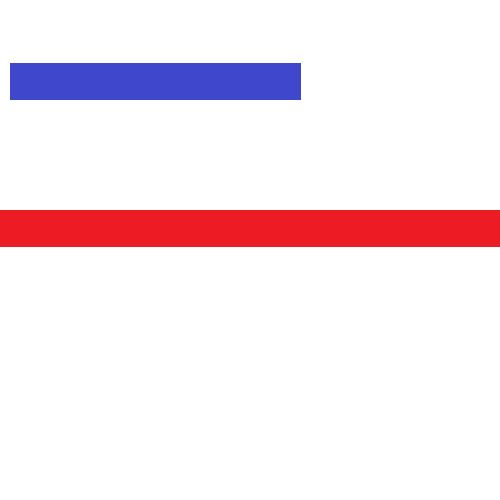
#> input picture crack_horiz_above.png, 500 x 500 px, found by its file name
$ python crack_detection.py   (older library calls are emulated)
#> lines starting #> are read from the running program, lines starting #| are printed output that depends on the picture; after the words box and inside, x2 and y2 are one past the last pixel; in counts of white or black regions, pixels touching at a corner belong together
# [42 lines of commented-out code are left out]
from scipy.spatial import distance as dist
from imutils import perspective
from imutils import contours
import numpy as np
import argparse
import imutils
import cv2

img = cv2.imread('crack_horiz_above.PNG')  # read from file
#> img is the input picture: shape (500, 500, 3); mean B, G, R 236.6, 230.3, 245.4
# cv2.namedWindow("crack", 0)
# cv2.resizeWindow("crack", 800,600)

IMG_HEIGHT = len(img)
#> IMG_HEIGHT = 500
IMG_WIDTH = len(img[0])
#> IMG_WIDTH = 500

def midpoint(ptA, ptB):
    return ((ptA[0] + ptB[0]) * 0.5, (ptA[1] + ptB[1]) * 0.5)

# load the image, convert it to grayscale, and blur it slightly
image = cv2.imread('crack_horiz_above.PNG')
gray = cv2.cvtColor(image, cv2.COLOR_BGR2GRAY)
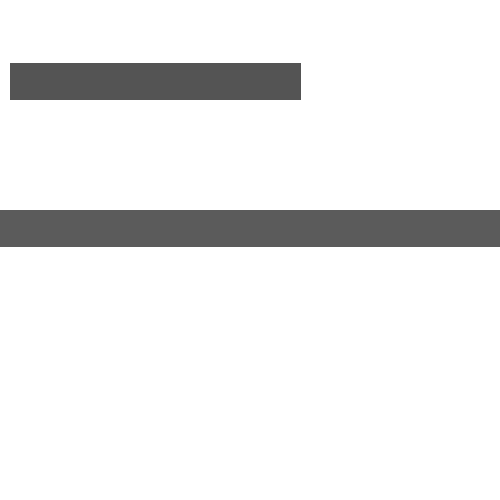
#> gray: shape (500, 500); min 84, max 255, mean 235.5
gray = cv2.GaussianBlur(gray, (7, 7), 0)

# perform edge detection, then perform a dilation + erosion to
# close gaps in between object edges
edged = cv2.Canny(gray, 50, 100)
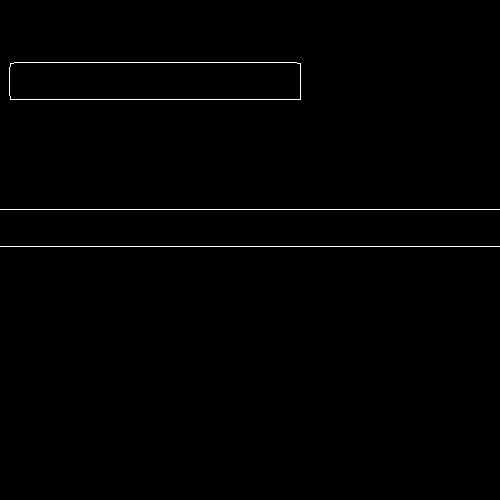
#> edged: shape (500, 500); 0.66% white in thin lines or dots, all inside (x1, y1, x2, y2) = (0, 62, 500, 247)
edged = cv2.dilate(edged, None, iterations=1)
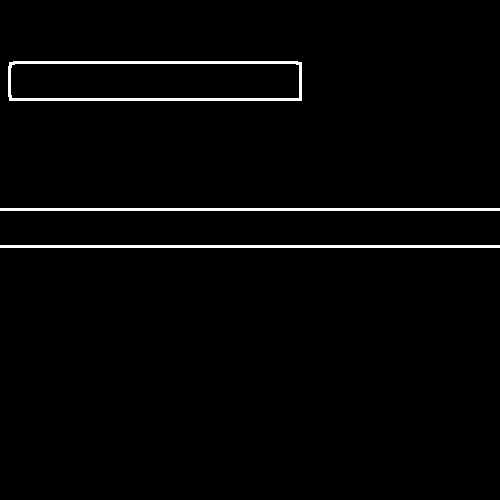
#> edged: shape (500, 500); 2% white; 3 white regions, box (x1, y1, x2, y2) and area: (8, 61, 302, 101) 1964, (0, 208, 500, 211) 1500, (0, 245, 500, 248) 1500
edged = cv2.erode(edged, None, iterations=1)

edged = cv2.copyMakeBorder(edged, top=2, bottom=2, left=2, right=2, borderType=cv2.BORDER_CONSTANT, value=[255,255,255])
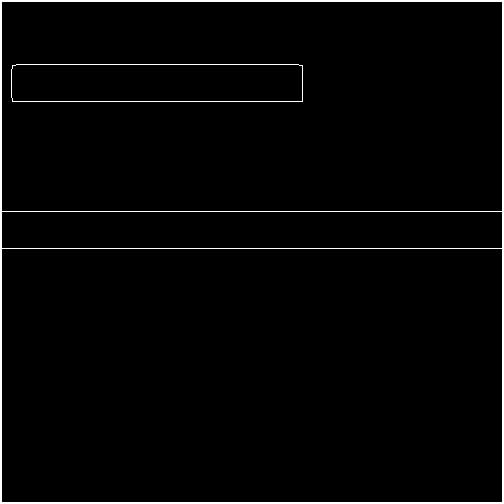
#> edged: shape (504, 504); 2.2% white; 2 white regions

# find contours in the edge map
cnts = cv2.findContours(edged.copy(), cv2.RETR_TREE,
                        cv2.CHAIN_APPROX_NONE)
#> cnts = 6 contours; box (x1, y1, x2, y2) and area: (0, 0, 504, 504) 253009, (1, 248, 503, 503) 127252, (1, 1, 503, 212) 105208, (1, 211, 503, 249) 18535, (11, 64, 303, 102) 10752, (11, 64, 303, 102) 10750
cnts = imutils.grab_contours(cnts)

# sort the contours from left-to-right and initialize the
# 'pixels per metric' calibration variable
# (cnts, _) = contours.sort_contours(cnts)

# sort largest to smallest
cnts = sorted(cnts, key=cv2.contourArea, reverse=True)

# loop through contours to find a red one
for i, c in enumerate(cnts):
    br = cv2.boundingRect(cnts[i])
    c1 = cv2.mean(br)
    # c1 = cv2.mean(br)
    # mask = np.zeros(gray.shape, np.uint8)
    print(c1)
#> this loop made 6 passes
#> (br, c1) on passes 1 to 6: ((0, 0, 504, 504), (252, 0, 0, 0)), ((1, 248, 502, 255), (251.5, 0, 0, 0)), ((1, 1, 502, 211), (178.8, 0, 0, 0)), ((1, 211, 502, 38), (188, 0, 0, 0)), ((11, 64, 292, 38), (101.2, 0, 0, 0)), ((11, 64, 292, 38), (101.2, 0, 0, 0))
#| (252.0, 0.0, 0.0, 0.0)
#| (251.5, 0.0, 0.0, 0.0)
#| (178.75, 0.0, 0.0, 0.0)
#| (188.0, 0.0, 0.0, 0.0)
#| (101.25, 0.0, 0.0, 0.0)
#| (101.25, 0.0, 0.0, 0.0)

pixelsPerMetric = 37/1.85 # 37 px = 1.85 cm

# loop over the contours individually
for c in cnts:

    # if the contour is not sufficiently large, ignore it
    if cv2.contourArea(c) > 40*500:
        continue

    # compute the rotated bounding box of the contour
    orig = image.copy()
    box = cv2.minAreaRect(c)
    box = cv2.cv.BoxPoints(box) if imutils.is_cv2() else cv2.boxPoints(box)
    box = np.array(box, dtype="int")

    # order the points in the contour such that they appear
    # in top-left, top-right, bottom-right, and bottom-left
    # order, then draw the outline of the rotated bounding
    # box
    box = perspective.order_points(box)
    cv2.drawContours(orig, [box.astype("int")], -1, (0, 255, 0), 2)

    # loop over the original points and draw them
    for (x, y) in box:
        cv2.circle(orig, (int(x), int(y)), 5, (0, 0, 255), -1)

    # unpack the ordered bounding box, then compute the midpoint
    # between the top-left and top-right coordinates, followed by
    # the midpoint between bottom-left and bottom-right coordinates
    (tl, tr, br, bl) = box
    (tltrX, tltrY) = midpoint(tl, tr)
    (blbrX, blbrY) = midpoint(bl, br)

    # compute the midpoint between the top-left and top-right points,
    # followed by the midpoint between the top-righ and bottom-right
    (tlblX, tlblY) = midpoint(tl, bl)
    (trbrX, trbrY) = midpoint(tr, br)

    # draw the midpoints on the image
    cv2.circle(orig, (int(tltrX), int(tltrY)), 5, (255, 0, 0), -1)
    cv2.circle(orig, (int(blbrX), int(blbrY)), 5, (255, 0, 0), -1)
    cv2.circle(orig, (int(tlblX), int(tlblY)), 5, (255, 0, 0), -1)
    cv2.circle(orig, (int(trbrX), int(trbrY)), 5, (255, 0, 0), -1)

    # draw lines between the midpoints
    cv2.line(orig, (int(tltrX), int(tltrY)), (int(blbrX), int(blbrY)),
             (255, 0, 255), 2)
    cv2.line(orig, (int(tlblX), int(tlblY)), (int(trbrX), int(trbrY)),
             (255, 0, 255), 2)

    # compute the Euclidean distance between the midpoints
    dA = dist.euclidean((tltrX, tltrY), (blbrX, blbrY))
    dB = dist.euclidean((tlblX, tlblY), (trbrX, trbrY))

    # if the pixels per metric has not been initialized, then
    # compute it as the ratio of pixels to supplied metric
    # (in this case, inches)
    if True: #pixelsPerMetric is None:
        #pixelsPerMetric = dB / 500#IMG_WIDTH

        # compute the size of the object
        dimA = dA / pixelsPerMetric
        dimB = dB / pixelsPerMetric

        print(dA, " : ", dB)
        print(dimA, " : ", dimB)

        # draw the object sizes on the image
        cv2.putText(orig, "{:.3f}cm".format(dimA),
                    (int(tltrX - 15), int(tltrY - 10)), cv2.FONT_HERSHEY_SIMPLEX,
                    0.65, (0, 0, 0), 2)
        cv2.putText(orig, "{:.3f}cm".format(dimB),
                    (int(trbrX + 10), int(trbrY)), cv2.FONT_HERSHEY_SIMPLEX,
                    0.65, (0, 0, 0), 2)

        #cv2.drawContours(orig, cnts, -1, (0, 255, 0), 1)

        # show the output image
        cv2.imshow("Image", orig)
        cv2.waitKey(0)
#> this loop made 6 passes
#> (tl, tr, br, bl, tltrX, tltrY, blbrX, blbrY) on passes 4 to 6: ([1, 211], [502, 211], [502, 248], [1, 248], 251.5, 211, 251.5, 248), ([11, 64], [302, 64], [302, 101], [11, 101], 156.5, 64, 156.5, 101), ([11, 64], [301, 64], [301, 101], [11, 101], 156, 64, 156, 101)
#| 37.0  :  501.0
#| 1.85  :  25.05
#| 37.0  :  291.0
#| 1.85  :  14.55
#| 37.0  :  290.0
#| 1.85  :  14.5
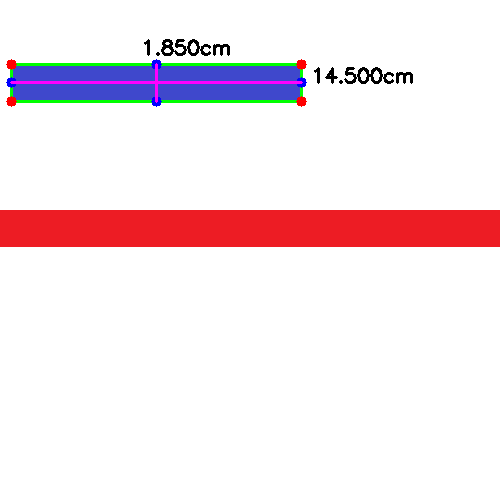
#> orig: shape (500, 500, 3); mean B, G, R 233.6, 228.9, 243.6
cv2.waitKey(0)

$ run again, with balloons.jpg saved as crack_horiz_above.png
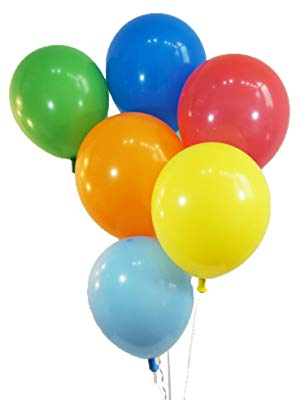
#> input picture balloons.jpg, 300 x 400 px, found by its file name
#> img is the input picture: shape (400, 300, 3); mean B, G, R 178.9, 207.3, 209.6
#> IMG_HEIGHT = 400
#> IMG_WIDTH = 300
#> `gray = cv2.cvtColor(image, cv2.COLOR_BGR2GRAY)`:
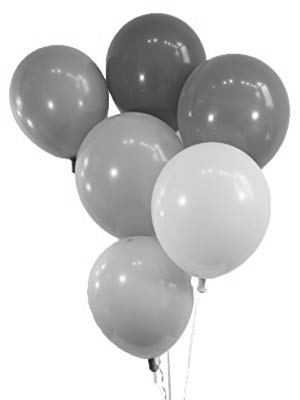
#> gray: shape (400, 300); min 21, max 255, mean 204.7
#> `edged = cv2.copyMakeBorder(edged, top=2, bottom=2, left=2, right=2, bo..`:
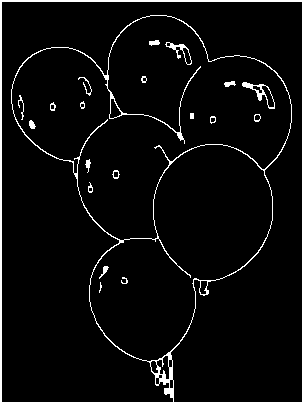
#> edged: shape (404, 304); 5.1% white; 20 white regions (1 under 20 px)
#> cnts = 42 contours, 11 with area under 20; largest, box (x1, y1, x2, y2) and area: (0, 0, 304, 404) 122109, (1, 1, 303, 403) 62321, (11, 15, 292, 241) 34674, (89, 144, 273, 362) 22296, (242, 82, 275, 109) 286
#> the loop `for i, c in enumerate(cnts):` made 42 passes
#> (br, c1) on passes 1 to 8: ((0, 0, 304, 404), (177, 0, 0, 0)), ((1, 1, 302, 402), (176.5, 0, 0, 0)), ((11, 15, 281, 226), (133.2, 0, 0, 0)), ((89, 144, 184, 218), (158.8, 0, 0, 0)), ((242, 82, 33, 27), (96, 0, 0, 0)), ((156, 355, 14, 25), (137.5, 0, 0, 0)), ((165, 42, 27, 23), (64.25, 0, 0, 0)), ((109, 98, 13, 21), (60.25, 0, 0, 0))
#> (printed output is left out)
#> the loop `for c in cnts:` made 42 passes
#> (tl, tr, br, bl, tltrX, tltrY, blbrX, blbrY) on passes 5 to 9: ([251, 72], [281, 99], [271, 110], [240, 84], 266, 85.5, 255.5, 97), ([155, 355], [167, 354], [170, 378], [157, 379], 161, 354.5, 163.5, 378.5), ([173, 34], [196, 57], [187, 67], [164, 44], 184.5, 45.5, 175.5, 55.5), ([109, 98], [121, 98], [121, 118], [109, 118], 115, 98, 115, 118), ([267, 83], [275, 105], [268, 108], [260, 85], 271, 94, 264, 96.5)
#> (printed output is left out)
